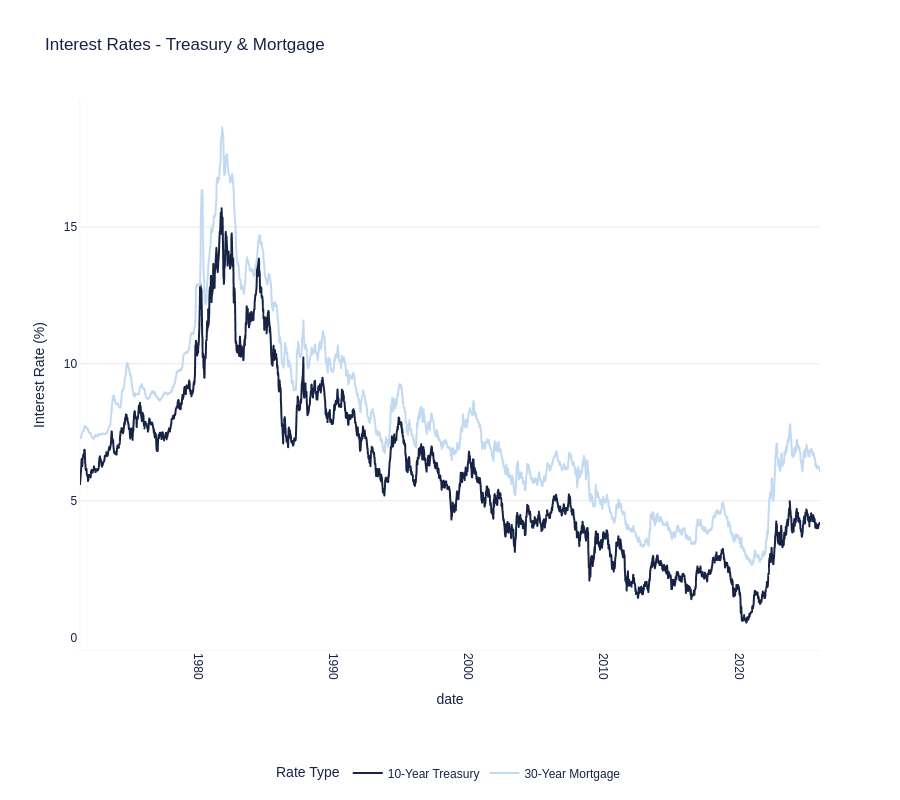

Here is the notebook cell this chart was saved with:
### Markdown cell above
## Chart 6: Interest Rates - 10-Year Treasury vs 30-Year Mortgage

Tracks two key interest rates that impact commercial real estate financing

### Code cell
# Fetch interest rate data
df_treasury = fetch_fred_series('DGS10', '10-Year Treasury')
df_mortgage = fetch_fred_series('MORTGAGE30US', '30-Year Mortgage')

# Drop NA from each so there's a proper overlap
df_treasury = df_treasury.dropna(subset=['10-Year Treasury'])
df_mortgage = df_mortgage.dropna(subset=['30-Year Mortgage'])

# Find the latest of each starting date, to ensure true overlap
start_date = max(df_treasury['date'].min(), df_mortgage['date'].min())

# Filter both to start from the same date
df_treasury_overlap = df_treasury[df_treasury['date'] >= start_date]
df_mortgage_overlap = df_mortgage[df_mortgage['date'] >= start_date]

# Perform an inner join so only overlapping dates
df_rates = df_treasury_overlap.merge(df_mortgage_overlap, on='date', how='inner')

# Convert to long format for plotting
df_rates_long = df_rates.melt(
    id_vars=['date'],
    var_name='Rate Type',
    value_name='Interest Rate (%)'
)

# Double-check at least one value in each series after melt, especially for 30-Year Mortgage
if df_rates_long[df_rates_long['Rate Type'] == '30-Year Mortgage']['Interest Rate (%)'].notna().sum() == 0:
    print("Warning: No visible data for 30-Year Mortgage after filtering!")

# Create chart
fig = aquila_styled_line_chart(
    df_rates_long,
    x='date',
    y='Interest Rate (%)',
    color='Rate Type',
    title='Interest Rates - Treasury & Mortgage',
    height=800
)

# Save chart
fig.write_html('charts/economic-indicators/interest_rates_treasury_mortgage.html')
print("✓ Chart saved: interest_rates_treasury_mortgage.html")

fig.show()

### Figure 1 — Plotly figure (JSON) as saved in the notebook; plotly's stock layout.template omitted (floating-point values rounded to 4 significant figures; data arrays with more than 128 entries replaced by an {"elided": "..."} marker saying what was removed)
{"data": [{"hovertemplate": "Rate Type=10-Year Treasury<br>date=%{x}<br>Interest Rate (%)=%{y}<extra></extra>", "legendgroup": "10-Year Treasury", "line": {"color": "#172344", "dash": "solid"}, "marker": {"symbol": "circle"}, "mode": "lines", "name": "10-Year Treasury", "showlegend": true, "type": "scattergl", "x": {"elided": "2802 str values"}, "xaxis": "x", "y": {"elided": "2802 float values"}, "yaxis": "y"}, {"hovertemplate": "Rate Type=30-Year Mortgage<br>date=%{x}<br>Interest Rate (%)=%{y}<extra></extra>", "legendgroup": "30-Year Mortgage", "line": {"color": "#C2DAF1", "dash": "solid"}, "marker": {"symbol": "circle"}, "mode": "lines", "name": "30-Year Mortgage", "showlegend": true, "type": "scattergl", "x": {"elided": "2802 str values"}, "xaxis": "x", "y": {"elided": "2802 float values"}, "yaxis": "y"}], "layout": {"font": {"color": "#172344", "family": "Futura LT Pro, Futura, Arial, sans-serif"}, "height": 800, "legend": {"orientation": "h", "title": {"font": {"family": "Futura LT Pro, Futura, Arial, sans-serif"}, "text": "Rate Type"}, "tracegroupgap": 0, "x": 0.5, "xanchor": "center", "y": -0.25, "yanchor": "bottom"}, "margin": {"b": 100}, "paper_bgcolor": "white", "plot_bgcolor": "white", "title": {"font": {"family": "Futura LT Pro, Futura, Arial, sans-serif"}, "text": "Interest Rates - Treasury & Mortgage"}, "xaxis": {"anchor": "y", "domain": [0, 1], "linecolor": "#e9e9ea", "linewidth": 0.5, "mirror": false, "showgrid": false, "showline": true, "tickangle": 90, "title": {"text": "date"}, "zeroline": false}, "yaxis": {"anchor": "x", "domain": [0, 1], "gridcolor": "#e9e9ea", "linecolor": "#e9e9ea", "linewidth": 0.5, "mirror": false, "showgrid": true, "showline": true, "title": {"text": "Interest Rate (%)"}, "zeroline": true}}}
